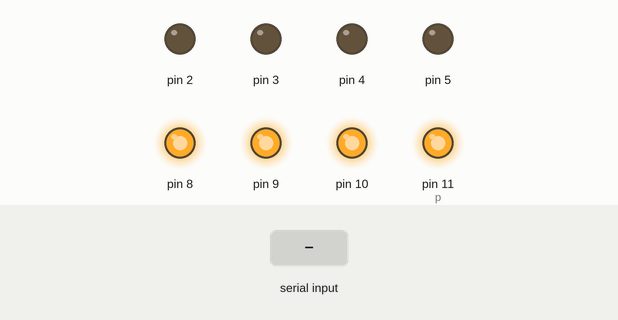
This sketch was run on a simulated Arduino Uno, built with avr-gcc and run on an emulated ATmega328P. Shown: output pins drawn as LEDs (lit = HIGH). The inputs (shaded band) are chosen by the test bench.

Above: at 1.2 s.
1.3 s: "1" received over Serial
At 2.5 s:
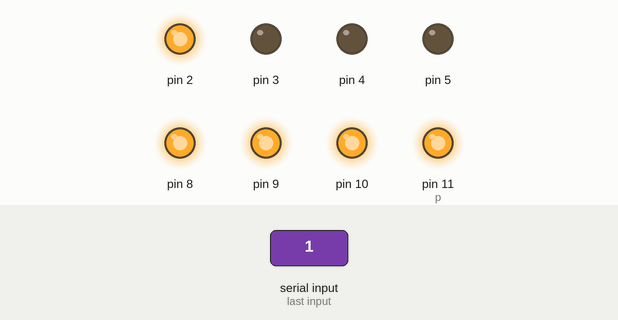
2.8 s: "0" received over Serial
At 3.8 s:
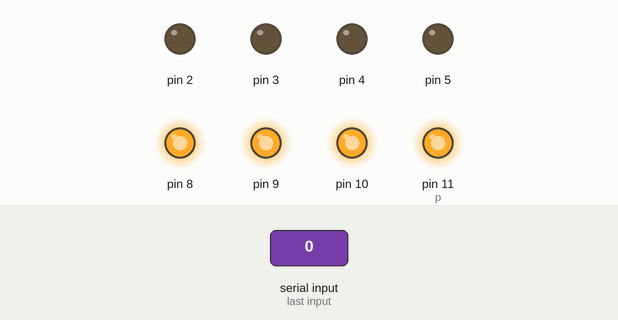
4.3 s: "2" received over Serial
At 4.9 s:
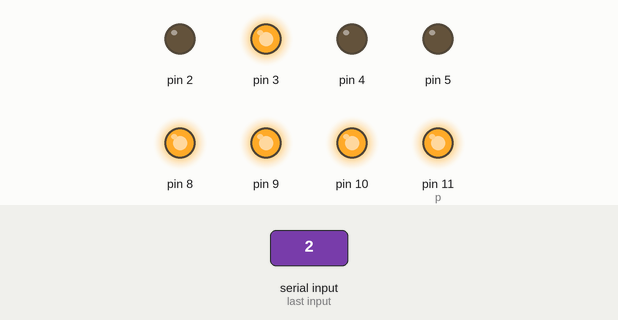
5.8 s: "1" received over Serial
At 7.0 s:
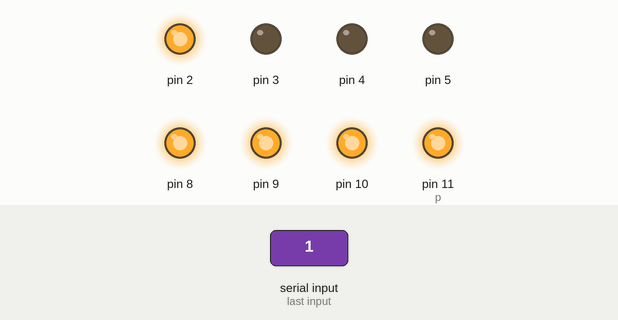
7.3 s: "0" received over Serial
At 8.4 s:
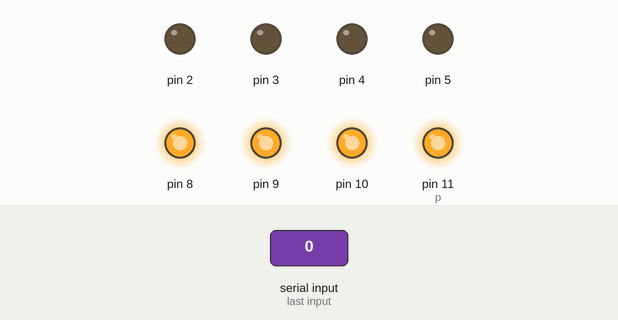
8.8 s: "2" received over Serial
At 9.5 s:
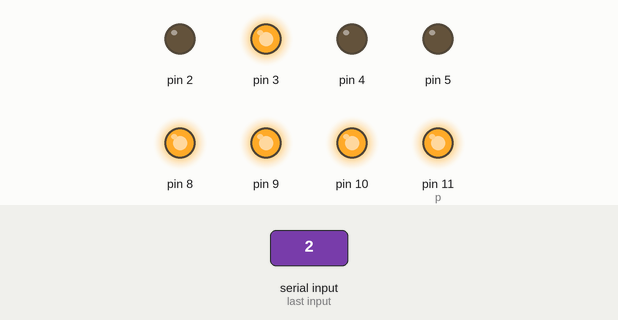
Timing chart, 0 to 11.3 s (numbered marks = the images above; inputs shaded):
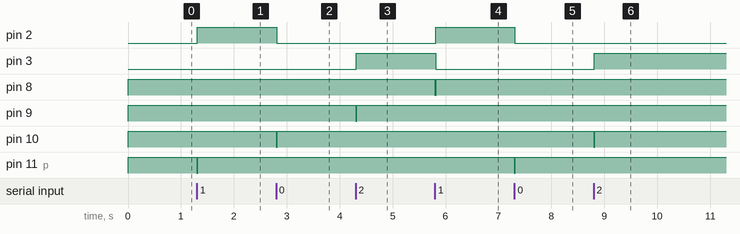

Measured:
- after the input at 1.3 s, pin 2: LOW → HIGH at once; pin 11 (p): HIGH → LOW at once, → HIGH 0.02 s later
- after the input at 2.8 s, pin 2: HIGH → LOW at once; pin 10: HIGH → LOW at once, → HIGH 0.02 s later
- after the input at 4.3 s, pin 3: LOW → HIGH at once; pin 9: HIGH → LOW at once, → HIGH 0.02 s later
- after the input at 5.8 s, pin 2: LOW → HIGH at once; pin 3: HIGH → LOW at once; pin 8: HIGH → LOW at once, → HIGH 0.02 s later
- after the input at 7.3 s, pin 2: HIGH → LOW at once; pin 11 (p): HIGH → LOW at once, → HIGH 0.02 s later
- after the input at 8.8 s, pin 3: LOW → HIGH at once; pin 10: HIGH → LOW at once, → HIGH 0.02 s later

The sketch:

digital4.ino
```cpp
void setup()
{
  pinMode(2, OUTPUT);
  pinMode(3, OUTPUT);
  pinMode(4, OUTPUT);
  pinMode(5, OUTPUT);
  pinMode(8, OUTPUT);
  pinMode(9, OUTPUT);
  pinMode(10,OUTPUT);
  pinMode(11,OUTPUT);
  digitalWrite(8,HIGH);
    digitalWrite(9,HIGH);
    digitalWrite(10,HIGH);
    digitalWrite(11,HIGH);
  Serial.begin(9600);
}
int p=11,a;
void loop()
{if (Serial.available()>0){

  p=p%4+8;
  a=Serial.read();
  a-='0';

digitalWrite(p,LOW);
  delay(10);

    setpin(2,a&1);
      setpin(3,(a>>1)&1);
      setpin(4,(a>>2)&1);
      setpin(5,(a>>3)&1);
  delay(10);
digitalWrite(p,HIGH);
  delay(10);
  p--;

}}
void setpin(int pin,int v)
{
  if (v==0){
  digitalWrite(pin,LOW);
  }
  else{
  digitalWrite(pin,HIGH);
  }
}
```
